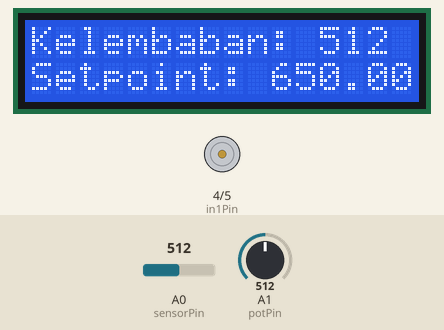
Bench run of a sketch on a simulated Arduino Uno, built with avr-gcc and run on an emulated ATmega328P. On the bench: 16×2 character LCD, motor-driver pin pairs drawn as motors (green arrow = first pin HIGH = forward, orange = second pin HIGH = backward, longer = more drive, scaled by the enable pin). The test bench sets the inputs (shaded band); at power-on: A0 (sensorPin) = 512, A1 (potPin) = 512.

Above: at 5.7 s.
5.8 s: A0 (sensorPin) set to 644
7.3 s: A0 (sensorPin) set to 657
At 10.9 s:
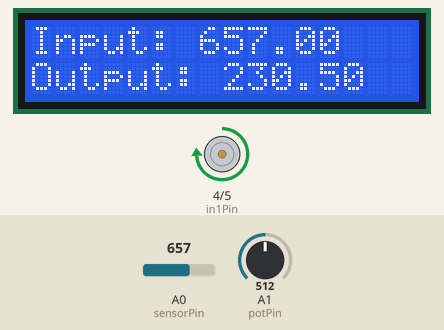
11.4 s: A1 (potPin) set to 390
At 15.4 s:
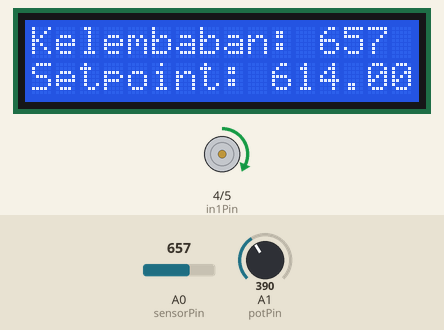
15.5 s: A1 (potPin) set to 511
19.6 s: A0 (sensorPin) set to 710
At 21.3 s:
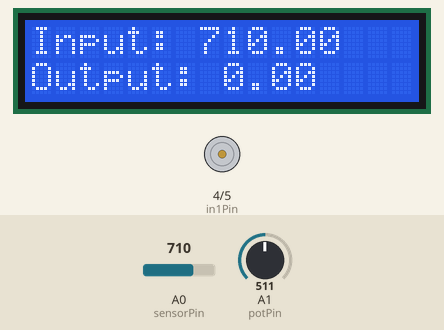
21.6 s: A1 (potPin) set to 900
At 26.4 s:
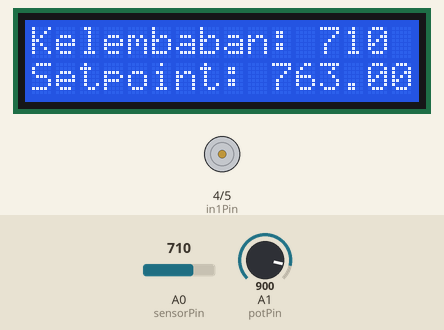
Timing chart, 0 to 26.7 s (numbered marks = the images above; inputs shaded):
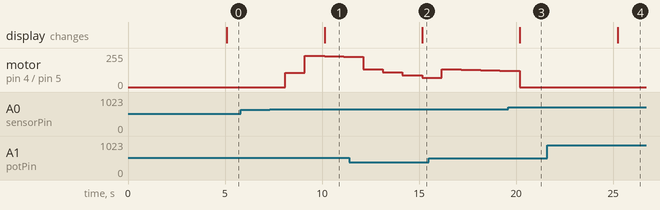

Measured:
- the behaviour switches between 650 and 651 on A0 (sensorPin) (found by bisection; images 0 and 1)
- after the input at 5.8 s, every drawn part: stays the same
- after the input at 7.3 s, motor on pin 4 (in1Pin) / pin 5 (in2Pin): stopped → forward 107/255 after 0.80 s, → forward 234/255 1.0 s later, → forward 230/255 1.0 s later, → forward 227/255 1.0 s later; the display: changes after 2.8 s (image 1)
- after the input at 11.4 s, the display: changes after 3.8 s (image 2)
- after the input at 19.6 s, the display: changes after 0.60 s (image 3)
- after the input at 21.6 s, the display: changes after 3.6 s (image 4)

The sketch:

Irigasi.ino
```cpp
#include <Wire.h>
#include <LiquidCrystal_I2C.h>
#include <PID_v1.h>

// Pin definitions
const int sensorPin = A0; // Sensor kelembaban tanah
const int potPin = A1; // Potentiometer untuk PID tuning
const int enaPin = 3; // ENA pada L298N
const int in1Pin = 4; // IN1 pada L298N
const int in2Pin = 5; // IN2 pada L298N

// PID parameters
double setpoint, input, output;
double Kp = 2, Ki = 5, Kd = 1;
PID myPID(&input, &output, &setpoint, Kp, Ki, Kd, DIRECT);

// LCD setup
LiquidCrystal_I2C lcd(0x27, 16, 2);

// Timing variables
unsigned long previousMillis = 0;
const long interval = 5000; // Interval for display update
bool displaySetpoint = true; // Toggle between setpoint and PID values

void setup() {
pinMode(sensorPin, INPUT);
pinMode(potPin, INPUT);
pinMode(enaPin, OUTPUT);
pinMode(in1Pin, OUTPUT);
pinMode(in2Pin, OUTPUT);

// Initialize LCD
lcd.init();
lcd.backlight();

// Initialize PID
setpoint = 700; // Ambang batas kelembaban
myPID.SetMode(AUTOMATIC);
myPID.SetOutputLimits(0, 255);

digitalWrite(in1Pin, LOW);
digitalWrite(in2Pin, LOW);
}

void loop() {
// Read sensor value
int sensorValue = analogRead(sensorPin);
input = sensorValue;

// Read potentiometer for PID tuning
int potValue = analogRead(potPin);
setpoint = map(potValue, 0, 1023, 500, 800);

// Compute PID output
myPID.Compute();

// Update display every interval
unsigned long currentMillis = millis();
if (currentMillis - previousMillis >= interval) {
previousMillis = currentMillis;

if (displaySetpoint) {
// Display setpoint and sensor value
lcd.clear();
lcd.setCursor(0, 0);
lcd.print("Kelembaban: ");
lcd.print(sensorValue);
lcd.setCursor(0, 1);
lcd.print("Setpoint: ");
lcd.print(setpoint);
} else {
// Display PID values
lcd.clear();
lcd.setCursor(0, 0);
lcd.print("Input: ");
lcd.print(input);
lcd.setCursor(0, 1);
lcd.print("Output: ");
lcd.print(output);
}

displaySetpoint = !displaySetpoint; // Toggle display
}

// Control the motor (pump)
if (sensorValue > 400 && sensorValue < 900) {
if (sensorValue > setpoint) {
// Jika kelembaban di bawah setpoint, pompa menyala
digitalWrite(in1Pin, HIGH);
digitalWrite(in2Pin, LOW);
analogWrite(enaPin, output); // Kontrol kecepatan pompa dengan output PID
} else {
// Jika kelembaban di atas setpoint, pompa mati
digitalWrite(in1Pin, LOW);
digitalWrite(in2Pin, LOW);
analogWrite(enaPin, 0); // Matikan pompa
}

} else {
// Jika kelembaban di luar rentang, pompa mati
digitalWrite(in1Pin, LOW);
digitalWrite(in2Pin, LOW);
analogWrite(enaPin, 0); // Matikan pompa
}

delay(1000); // Baca sensor setiap 1 detik
}
```
